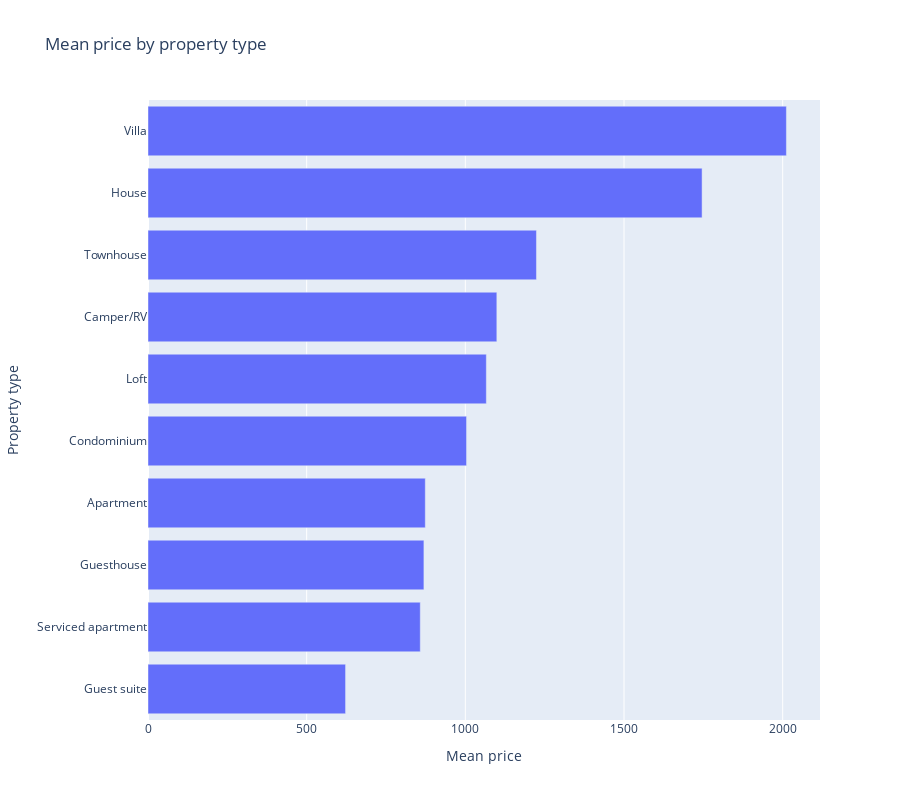

The code cell stored with this chart in its notebook:
### Code cell
common_property_types = df.property_type.value_counts()[:10].index.tolist()
property_type_price = pd.DataFrame(df[df.property_type.isin(common_property_types)].groupby('property_type')['price'].mean()).sort_values('price').reset_index()
fig = px.bar(property_type_price, x="price", y="property_type", title="Mean price by property type", orientation="h",
             labels={"price": "Mean price",
                     "property_type": "Property type"})
fig.update_layout(height=800)
fig.show()

### Figure 1 — Plotly figure (JSON) as saved in the notebook; plotly's stock layout.template omitted (floating-point values rounded to 4 significant figures)
{"data": [{"alignmentgroup": "True", "hovertemplate": "Mean price=%{x}<br>Property type=%{y}<extra></extra>", "legendgroup": "", "marker": {"color": "#636efa"}, "name": "", "offsetgroup": "", "orientation": "h", "showlegend": false, "textposition": "auto", "type": "bar", "x": [622.6, 858.0, 869.5, 873.8, 1004.0, 1066.0, 1099.0, 1224.0, 1746.0, 2012.0], "xaxis": "x", "y": ["Guest suite", "Serviced apartment", "Guesthouse", "Apartment", "Condominium", "Loft", "Camper/RV", "Townhouse", "House", "Villa"], "yaxis": "y"}], "layout": {"barmode": "relative", "height": 800, "legend": {"tracegroupgap": 0}, "title": {"text": "Mean price by property type"}, "xaxis": {"anchor": "y", "domain": [0, 1], "title": {"text": "Mean price"}}, "yaxis": {"anchor": "x", "domain": [0, 1], "title": {"text": "Property type"}}}}
